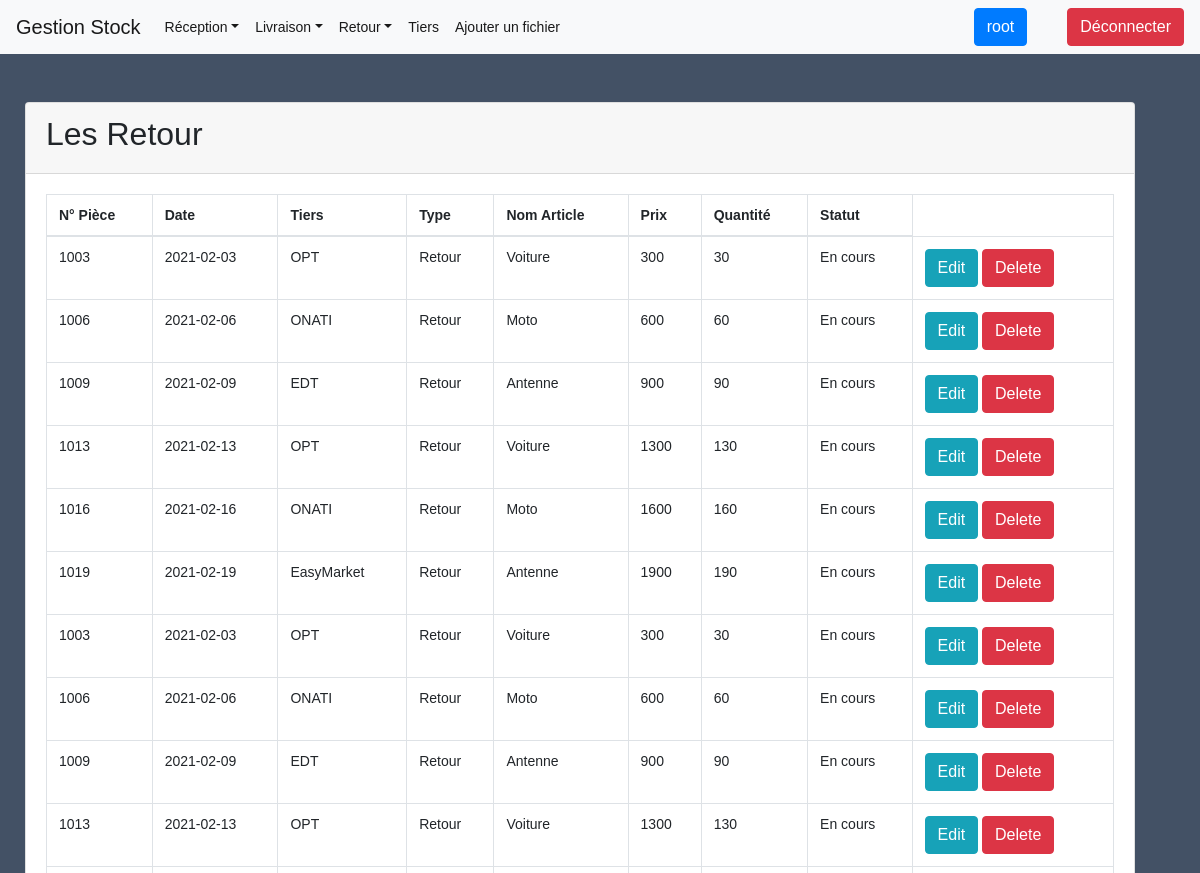
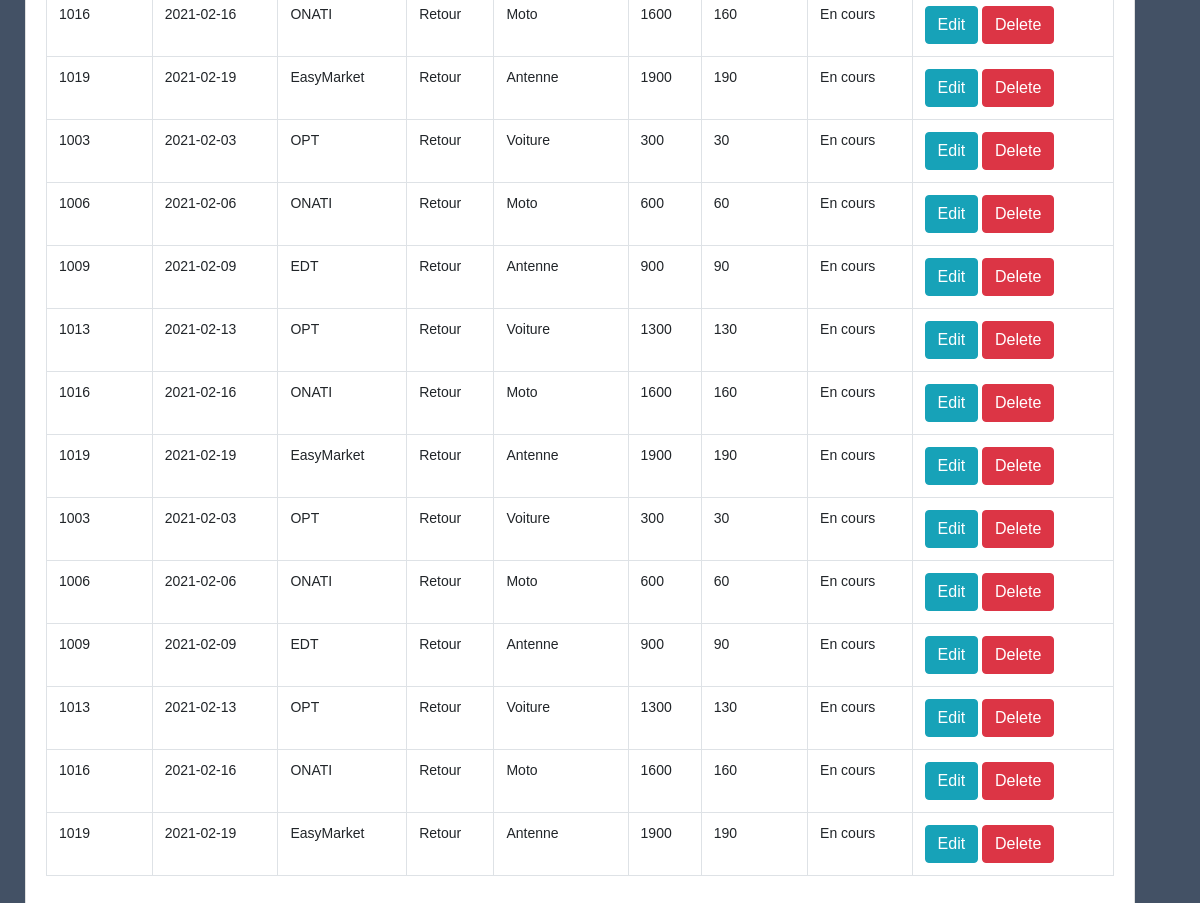
The app's page /Retour/retour.php (signed in) with its own data (2 pictures, top to bottom).
### tables this page shows
CREATE TABLE `entete` (
  `id` int(11) NOT NULL,
  `no_piece` int(11) NOT NULL,
  `date_code` date NOT NULL,
  `id_tiers` varchar(11) NOT NULL,
  `type_code` varchar(11) NOT NULL
);

CREATE TABLE `detail` (
  `id` int(11) NOT NULL,
  `no_piece` int(11) NOT NULL,
  `nom_article` varchar(11) NOT NULL,
  `prix` int(11) NOT NULL,
  `quantite` int(11) NOT NULL
);

CREATE TABLE `type` (
  `id` int(11) NOT NULL,
  `type_code` varchar(15) NOT NULL,
  `statut` varchar(10) NOT NULL
);

### Retour/retour.php (the view, shortened to what this page needs)
<?php
include '../Connexion/db.php';
$sql = 'SELECT * FROM entete INNER JOIN detail ON detail.id=entete.id INNER JOIN type ON type.id = entete.id WHERE type.type_code = "Retour"';
$statement = $connection->prepare($sql);
$statement->execute();
$achat = $statement->fetchAll(PDO::FETCH_OBJ);
?>
<?php require '../header.php'; ?>
<div style=" position: fixed; margin-left: 30px;" class="card mt-5 ">
    <div class="card-header">
      <h2>Recherche</h2>
    </div>
    <div  class="card-body">
      <form action="#" method="POST">
        <div class="form-group">
          <label> N° Pièce</label>
        </div>
        <div class="form-group">
          <label>Date Commande</label>
        </div>
        <div class="form-group">
          <label>Tiers</label>
        </div>
        <div class="form-group">
          <label>Nom Article</label>
        </div>
        <div class="form-group">
          <label>Statut</label>
        </div>
        <div class="form-group">
        </div>
      </form>
    </div>
  </div>
<div style="margin-right: 50px;" class="container">
  <div class="card mt-5 ">
    <div class="card-header">
      <h2>Les Retour</h2>
    </div>
    <div class="card-body">
      <table id="data" class="table table-bordered display">
      <thead>
        <tr>
          <th >N° Pièce</th>
          <th >Date</th>
          <th >Tiers</th>
          <th >Type</th>
          <th >Nom Article</th>
          <th >Prix</th>
          <th >Quantité</th>
          <th >Statut</th>
        </tr>
      </thead>
        <tbody id="myTable">
        <?php foreach ($achat as $achats) : ?>
          <tr class="content">
            <td class="export"><?= $achats->no_piece; ?></td>
            <td class="export"><?= $achats->date_code; ?></td>
            <td class="export"><?= $achats->id_tiers; ?></td>
            <td class="export"><?= $achats->type_code; ?></td>
            <td class="export"><?= $achats->nom_article; ?></td>
            <td class="export"><?= $achats->prix; ?></td>
            <td class="export"><?= $achats->quantite; ?></td>
            <td class="export"><?= $achats->statut; ?>
            <td>
              <a href="../Edit/edit.php?id=<?= $achats->id ?>" class="btn btn-info">Edit</a>
              <a onclick="return confirm('Voulez vous vraiment supprimer ?')" href="../Delete/delete.php?id=<?= $achats->id ?>" class='btn btn-danger'>Delete</a>
            </td>
          </tr>
        <?php endforeach; ?>
        </tbody>
      </table>
    </div>
  </div>
</div>
<?php require '../footer.php'; ?>

### Css/style.css (style rules this page uses)
body { font: 14px sans-serif; background-color: #435165; }

### records on screen
entete: detail.no_piece "1003", date_code "2021-02-03", id_tiers "OPT", type.type_code "Retour", detail.nom_article "Voiture", detail.prix "300", detail.quantite "30", type.statut "En cours"
entete: detail.no_piece "1006", date_code "2021-02-06", id_tiers "ONATI", type.type_code "Retour", detail.nom_article "Moto", detail.prix "600", detail.quantite "60", type.statut "En cours"
entete: detail.no_piece "1009", date_code "2021-02-09", id_tiers "EDT", type.type_code "Retour", detail.nom_article "Antenne", detail.prix "900", detail.quantite "90", type.statut "En cours"
entete: detail.no_piece "1013", date_code "2021-02-13", id_tiers "OPT", type.type_code "Retour", detail.nom_article "Voiture", detail.prix "1300", detail.quantite "130", type.statut "En cours"
entete: detail.no_piece "1016", date_code "2021-02-16", id_tiers "ONATI", type.type_code "Retour", detail.nom_article "Moto", detail.prix "1600", detail.quantite "160", type.statut "En cours"
entete: detail.no_piece "1019", date_code "2021-02-19", id_tiers "EasyMarket", type.type_code "Retour", detail.nom_article "Antenne", detail.prix "1900", detail.quantite "190", type.statut "En cours"
entete: detail.no_piece "1003", date_code "2021-02-03", id_tiers "OPT", type.type_code "Retour", detail.nom_article "Voiture", detail.prix "300", detail.quantite "30", type.statut "En cours"
entete: detail.no_piece "1006", date_code "2021-02-06", id_tiers "ONATI", type.type_code "Retour", detail.nom_article "Moto", detail.prix "600", detail.quantite "60", type.statut "En cours"
entete: detail.no_piece "1009", date_code "2021-02-09", id_tiers "EDT", type.type_code "Retour", detail.nom_article "Antenne", detail.prix "900", detail.quantite "90", type.statut "En cours"
entete: detail.no_piece "1013", date_code "2021-02-13", id_tiers "OPT", type.type_code "Retour", detail.nom_article "Voiture", detail.prix "1300", detail.quantite "130", type.statut "En cours"
entete: detail.no_piece "1016", date_code "2021-02-16", id_tiers "ONATI", type.type_code "Retour", detail.nom_article "Moto", detail.prix "1600", detail.quantite "160", type.statut "En cours"
entete: detail.no_piece "1019", date_code "2021-02-19", id_tiers "EasyMarket", type.type_code "Retour", detail.nom_article "Antenne", detail.prix "1900", detail.quantite "190", type.statut "En cours"
entete: detail.no_piece "1003", date_code "2021-02-03", id_tiers "OPT", type.type_code "Retour", detail.nom_article "Voiture", detail.prix "300", detail.quantite "30", type.statut "En cours"
entete: detail.no_piece "1006", date_code "2021-02-06", id_tiers "ONATI", type.type_code "Retour", detail.nom_article "Moto", detail.prix "600", detail.quantite "60", type.statut "En cours"
entete: detail.no_piece "1009", date_code "2021-02-09", id_tiers "EDT", type.type_code "Retour", detail.nom_article "Antenne", detail.prix "900", detail.quantite "90", type.statut "En cours"
entete: detail.no_piece "1013", date_code "2021-02-13", id_tiers "OPT", type.type_code "Retour", detail.nom_article "Voiture", detail.prix "1300", detail.quantite "130", type.statut "En cours"
entete: detail.no_piece "1016", date_code "2021-02-16", id_tiers "ONATI", type.type_code "Retour", detail.nom_article "Moto", detail.prix "1600", detail.quantite "160", type.statut "En cours"
entete: detail.no_piece "1019", date_code "2021-02-19", id_tiers "EasyMarket", type.type_code "Retour", detail.nom_article "Antenne", detail.prix "1900", detail.quantite "190", type.statut "En cours"
entete: detail.no_piece "1003", date_code "2021-02-03", id_tiers "OPT", type.type_code "Retour", detail.nom_article "Voiture", detail.prix "300", detail.quantite "30", type.statut "En cours"
entete: detail.no_piece "1006", date_code "2021-02-06", id_tiers "ONATI", type.type_code "Retour", detail.nom_article "Moto", detail.prix "600", detail.quantite "60", type.statut "En cours"
entete: detail.no_piece "1009", date_code "2021-02-09", id_tiers "EDT", type.type_code "Retour", detail.nom_article "Antenne", detail.prix "900", detail.quantite "90", type.statut "En cours"
entete: detail.no_piece "1013", date_code "2021-02-13", id_tiers "OPT", type.type_code "Retour", detail.nom_article "Voiture", detail.prix "1300", detail.quantite "130", type.statut "En cours"
entete: detail.no_piece "1016", date_code "2021-02-16", id_tiers "ONATI", type.type_code "Retour", detail.nom_article "Moto", detail.prix "1600", detail.quantite "160", type.statut "En cours"
entete: detail.no_piece "1019", date_code "2021-02-19", id_tiers "EasyMarket", type.type_code "Retour", detail.nom_article "Antenne", detail.prix "1900", detail.quantite "190", type.statut "En cours"

### other values on screen
$_SESSION['username'] "root"
